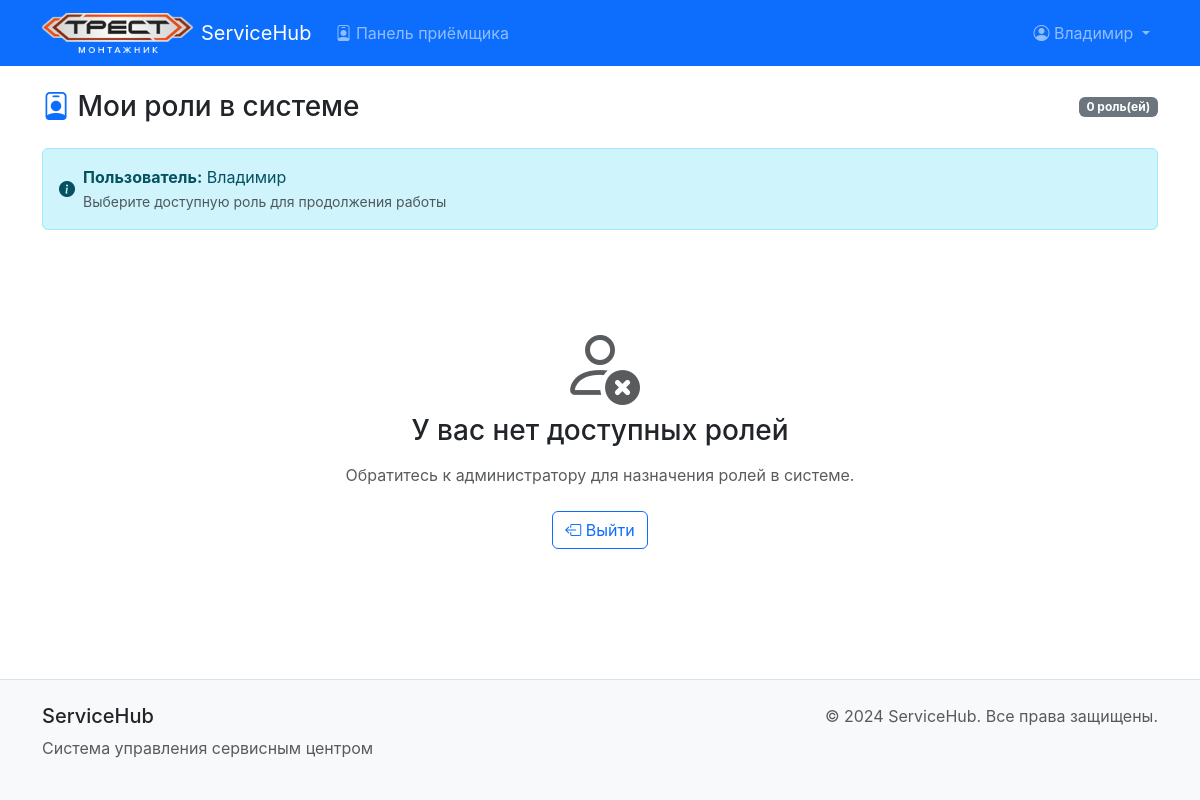
Before: /roles/ (signed in) with the older database file.
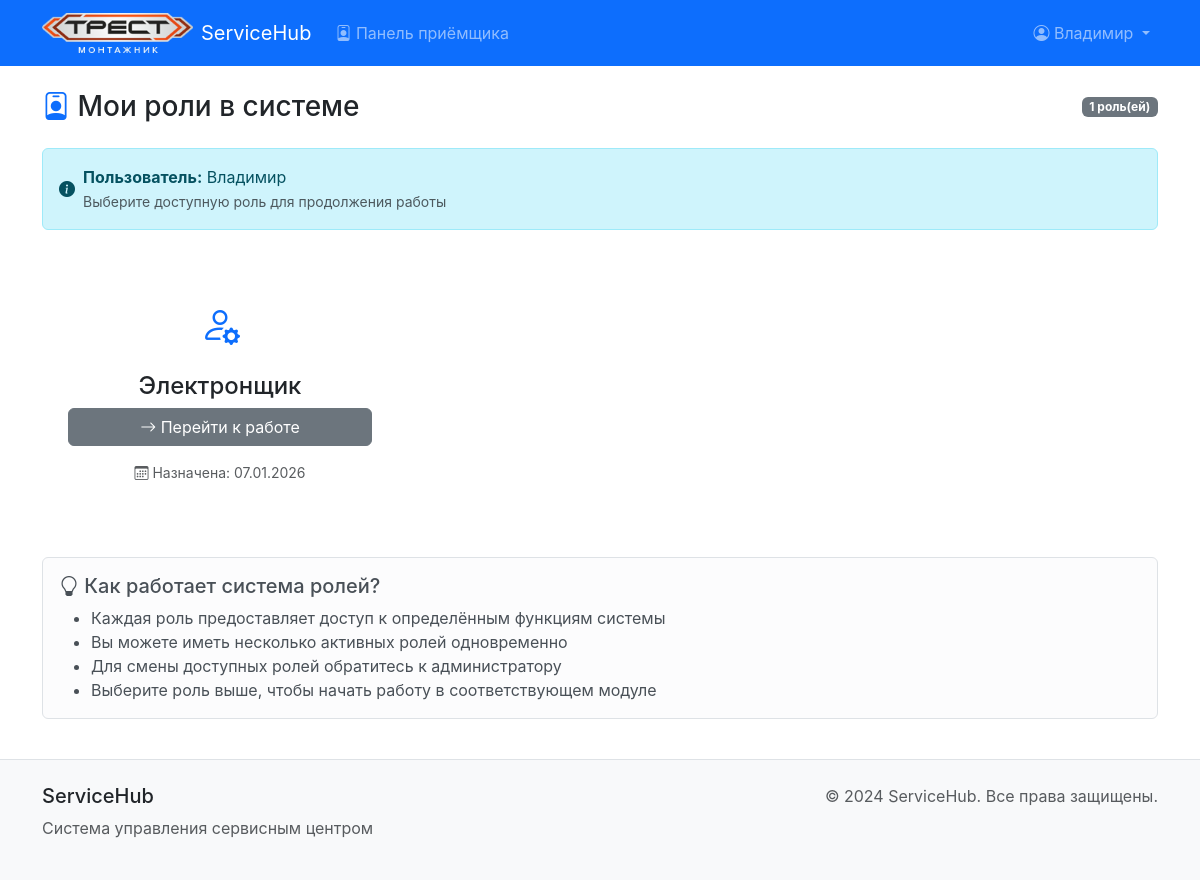
After: the same page with the newer database file.
### service_center/models.py (models this page shows, shortened)
class UserRole(models.Model):
    user = models.ForeignKey(User, on_delete=models.CASCADE, verbose_name="Пользователь")
    role = models.ForeignKey(Role, on_delete=models.CASCADE, verbose_name="Роль")
    assigned_at = models.DateTimeField(auto_now_add=True, verbose_name="Дата назначения")
    is_active = models.BooleanField(default=True, verbose_name="Активна")
    class Meta:
        unique_together = ('user', 'role')
        verbose_name = "Роль пользователя"
        verbose_name_plural = "Роли пользователей"

class Role(models.Model):
    name = models.CharField(max_length=100, verbose_name="Название роли")
    description = models.TextField(blank=True, null=True, verbose_name="Описание роли")
    created_at = models.DateTimeField(auto_now_add=True, verbose_name="Дата создания")
    updated_at = models.DateTimeField(auto_now=True, verbose_name="Дата обновления")
    class Meta:
        ordering = ['name']  # Сортировка по умолчанию по названию роли
        verbose_name = "Роль"  # Название в единственном числе для админки
        verbose_name_plural = "Роли"  # Название во множественном числе для админки

### service_center/views.py (the view)
# urls.py: path('roles/', views.roles_view, name='roles'),
@login_required
def roles_view(request):
    user_roles = UserRole.objects.filter(
        user=request.user,
        is_active=True
    ).select_related('role')
    context = {
        'user_roles': user_roles,
    }
    return render(request, 'service_center/roles.html', context)

### templates/service_center/roles.html (shortened to what the changed rows need)
{% extends 'base.html' %}
{% load static %}
{% block content %}
<div class="fade-in">
    <div class="d-flex justify-content-between align-items-center mb-4">
        <h1 class="h3 mb-0">
            <i class="bi bi-person-badge text-primary"></i>
            Мои роли в системе
        </h1>
        <span class="badge bg-secondary">
            {{ user_roles|length }} роль(ей)
        </span>
    </div>
    {% if user_roles %}
        <div class="row row-cols-1 row-cols-md-2 row-cols-lg-3 g-4">
            {% for user_role in user_roles %}
                <div class="col">
                    <div class="card role-card h-100">
                        <div class="card-body text-center p-4">
                            <div class="mb-3">
                                <i class="bi bi-person-gear role-icon"></i>
                            </div>
                            <h4 class="card-title mb-2">{{ user_role.role.name }}</h4>
                            <div class="mt-auto">
                                <div class="d-grid gap-2">
                                    {% if user_role.role.name == 'Приёмщик' %}
                                        <a href="{% url 'receiver_dashboard' %}" class="btn btn-primary">
                                            <i class="bi bi-clipboard-check"></i> Приёмка оборудования
                                        </a>
                                    {% elif user_role.role.name == 'Координатор' %}
                                        <a href="{% url 'coordinator_dashboard' %}" class="btn btn-info">
                                            <i class="bi bi-diagram-3"></i> Распределение по цехам
                                        </a>
                                    {% elif user_role.role.name == 'Специалист' %}
                                        <a href="#" class="btn btn-warning">
                                            <i class="bi bi-tools"></i> Диагностика и ремонт
                                        </a>
                                    {% else %}
                                        <a href="#" class="btn btn-secondary">
                                            <i class="bi bi-arrow-right"></i> Перейти к работе
                                        </a>
                                    {% endif %}
                                </div>
                                <div class="mt-3 text-muted small">
                                    <i class="bi bi-calendar3"></i>
                                    Назначена: {{ user_role.assigned_at|date:"d.m.Y" }}
                                </div>
                            </div>
                        </div>
                    </div>
                </div>
            {% endfor %}
        </div>
        <div class="row mt-5">
            <div class="col-12">
                <div class="alert alert-light border">
                    <h5 class="alert-heading">
                        <i class="bi bi-lightbulb"></i> Как работает система ролей?
                    </h5>
                    <ul class="mb-0">
                        <li>Каждая роль предоставляет доступ к определённым функциям системы</li>
                        <li>Вы можете иметь несколько активных ролей одновременно</li>
                        <li>Для смены доступных ролей обратитесь к администратору</li>
                        <li>Выберите роль выше, чтобы начать работу в соответствующем модуле</li>
                    </ul>
                </div>
            </div>
        </div>
    {% else %}
        <div class="text-center py-5">
            <i class="bi bi-person-x display-1 text-muted mb-4"></i>
            <h3 class="mb-3">У вас нет доступных ролей</h3>
            <p class="text-muted mb-4">
                Обратитесь к администратору для назначения ролей в системе.
            </p>
            <form method="post" action="{% url 'logout' %}">
                <button type="submit" class="btn btn-outline-primary">
                    <i class="bi bi-box-arrow-left"></i> Выйти
                </button>
            </form>
        </div>
    {% endif %}
</div>
{% endblock %}

Changed rows visible on the page:
added UserRole: role.name "Электронщик", shows "Перейти к работе", assigned_at "07.01.2026"
Other visible differences:
{{ user_roles|length }}: "0" → "1"
text no longer shown: "У вас нет доступных ролей Обратитесь к администратору для назначения ролей в системе. Выйти"
text now shown: "Как работает система ролей? Каждая роль предоставляет доступ к определённым функциям системы Вы можете иметь несколько активных ролей одновременно Для смены доступных ролей обратитесь к администратору Выберите роль выше, чтобы начать работу в соответствующем модуле"
